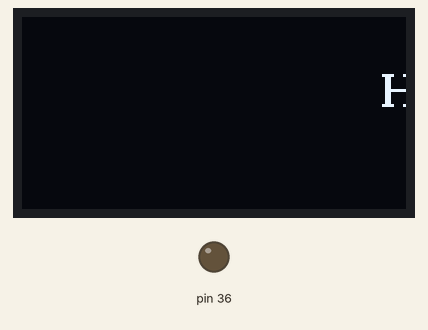
This sketch was run on a simulated Arduino Mega 2560, built with avr-gcc and run on an emulated ATmega2560. Parts: 128×64 one-colour display, output pins drawn as LEDs (lit = HIGH). What the sketch prints to the serial monitor is not drawn.

Above: at 2.04 s.
At 6.69 s:
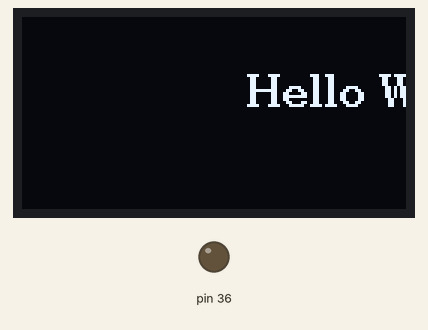
At 11.35 s:
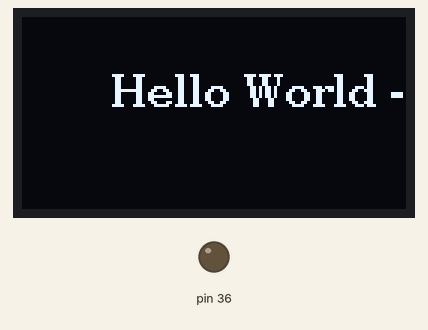
At 20.77 s:
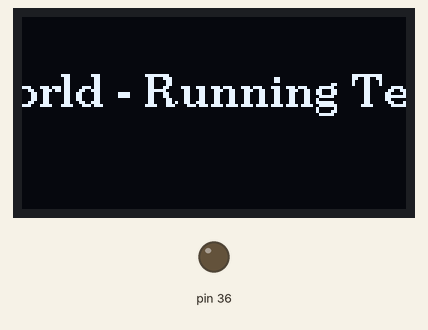
At 30.2 s:
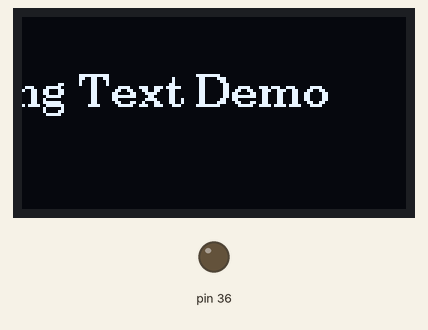
At 39.61 s:
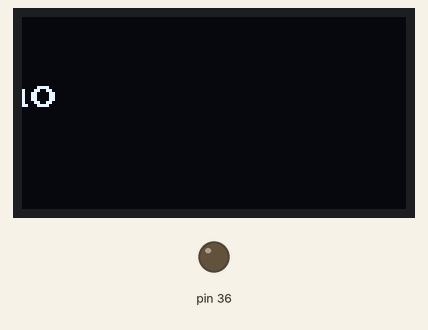

The sketch:

display_hello_world_running.ino
```cpp
#include <U8g2lib.h>
#include <Wire.h>

// Heltec WiFi LoRa 32 V3 OLED pins: SDA=17, SCL=18, RST=21
U8G2_SSD1306_128X64_NONAME_F_HW_I2C u8g2(U8G2_R0, /* reset=*/ 21, /* clock=*/ 18, /* data=*/ 17);

const char* message = "Hello World - Running Text Demo";
int16_t xPos;
int16_t textWidth;

void setup() {
  Serial.begin(115200);
  delay(1000);
  Serial.println("Hello World");

  // Power up the OLED (Vext control)
  pinMode(36, OUTPUT);
  digitalWrite(36, LOW);
  delay(50);

  u8g2.begin();
  u8g2.setContrast(255);           // max brightness
  u8g2.setFont(u8g2_font_ncenB10_tr);

  textWidth = u8g2.getStrWidth(message);
  xPos = 128; // start off-screen to the right
}

void loop() {
  u8g2.clearBuffer();
  u8g2.drawStr(xPos, 30, message);
  u8g2.sendBuffer();

  xPos--; // move left by 1 pixel each frame

  if (xPos < -textWidth) {
    xPos = 128; // reset to right edge once fully scrolled off
  }

  delay(20); // controls scroll speed
}
```
